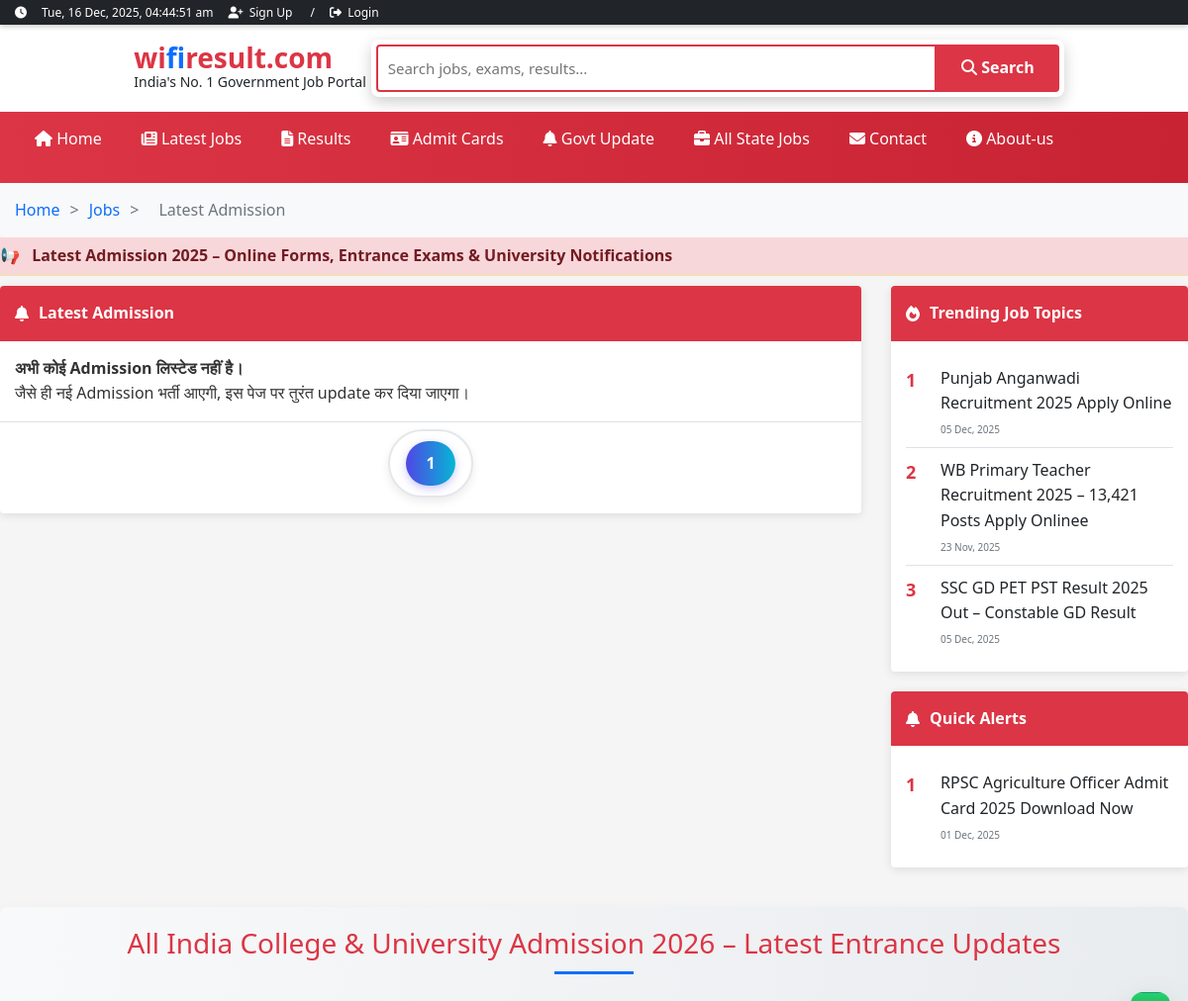
/admission/ (upper part), run on an earlier commit of the app's database.
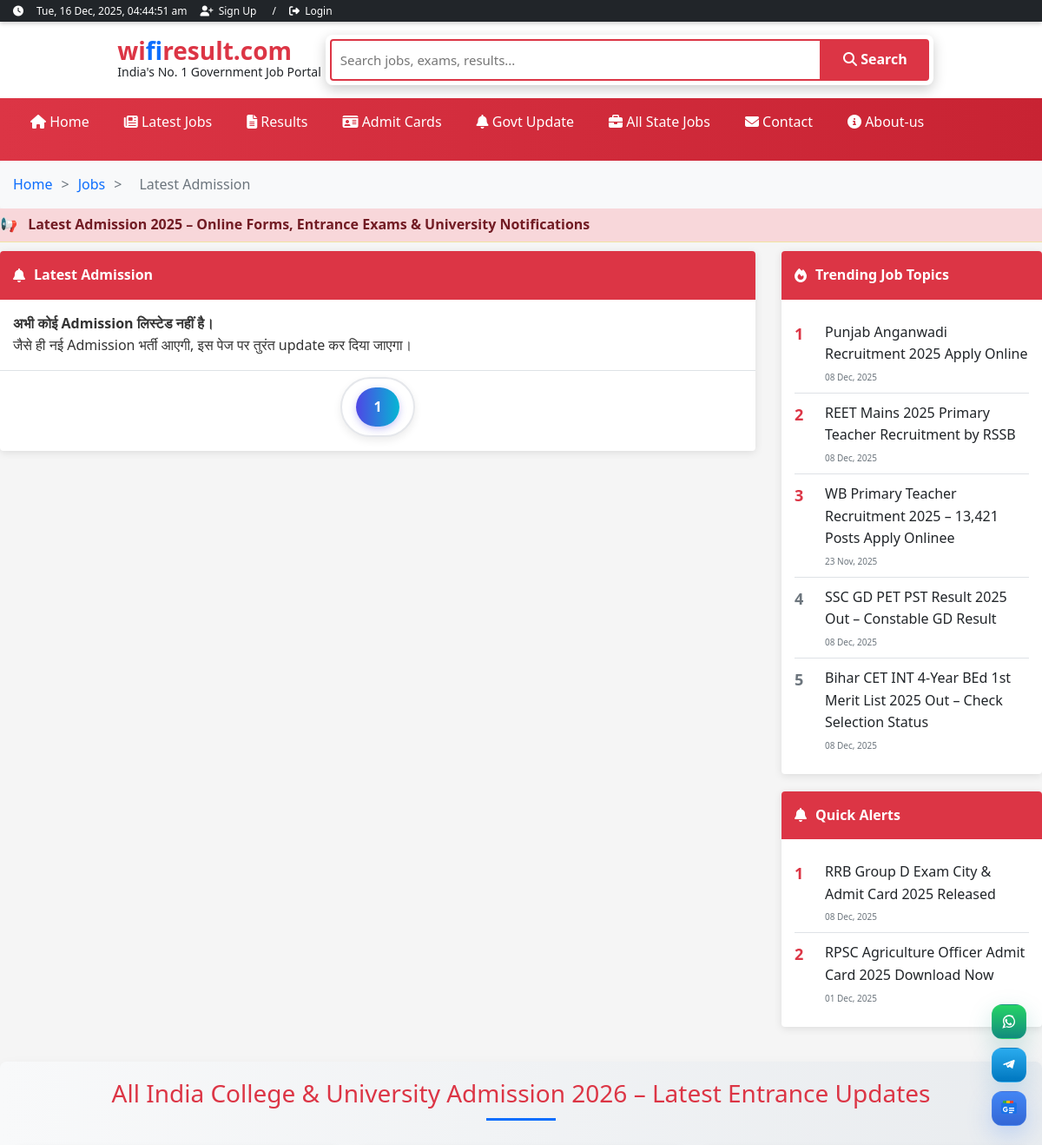
And on a later commit of the database.
### firstapp/models.py (models this page shows, shortened)
class Job(models.Model):
    STATUS_CHOICES = (
        ('draft', 'Draft'),
        ('published', 'Published'),
    )
    title = models.CharField(max_length=550)
    slug = models.SlugField(max_length=500, unique=True, blank=True)
    description = models.TextField()
    keywords = models.TextField(blank=True, help_text="Enter SEO keywords separated by comma. Example: government jobs, wb primary teacher, latest jobs 2025")
    tag = models.CharField(max_length=250)
    category = models.CharField(max_length=100, blank=True, null=True)
    h1 = CKEditor5Field('h1', config_name='default')  # 'default' वही config_name है
    author = CKEditor5Field('author', config_name='default')  # 'default' वही config_name है
    extra_information = CKEditor5Field('extra_information', config_name='default')  # 'default' वही config_name है
    overview = CKEditor5Field('overview', config_name='default')  # 'default' वही config_name है
    important_dates = CKEditor5Field('important_dates', config_name='default')  # 'default' वही config_name है
    vacancy_details = CKEditor5Field('vacancy_details', config_name='default')  # 'default' वही config_name है
    eligibillity_criteria = CKEditor5Field('eligibillity_criteria', config_name='default')  # 'default' वही config_name है
    application_fee = CKEditor5Field('application_fee', config_name='default')  # 'default' वही config_name है
    selection_process = CKEditor5Field('selection_process', config_name='default')  # 'default' वही config_name है
    salary_structure = CKEditor5Field('salary_structure', config_name='default')  # 'default' वही config_name है
    How_to_appply = CKEditor5Field('How_to_appply', config_name='default')  # 'default' वही config_name है
    important_link = CKEditor5Field('important_link', config_name='default')  # 'default' वही config_name है
    faq_q1 = models.CharField(max_length=555, blank=True, null=True)
    faq_a1 = models.TextField(blank=True, null=True)
    faq_q2 = models.CharField(max_length=555, blank=True, null=True)
    faq_a2 = models.TextField(blank=True, null=True)
    faq_q3 = models.CharField(max_length=555, blank=True, null=True)
    faq_a3 = models.TextField(blank=True, null=True)
    faq_q4 = models.CharField(max_length=555, blank=True, null=True)
    faq_a4 = models.TextField(blank=True, null=True)
    faq_q5 = models.CharField(max_length=555, blank=True, null=True)
    faq_a5 = models.TextField(blank=True, null=True)
    faq_q6 = models.CharField(max_length=555, blank=True, null=True)
    faq_a6 = models.TextField(blank=True, null=True)
    faq_q7 = models.CharField(max_length=555, blank=True, null=True)
    faq_a7 = models.TextField(blank=True, null=True)
    faq_q8 = models.CharField(max_length=555, blank=True, null=True)
    faq_a8 = models.TextField(blank=True, null=True)
    faq_q9 = models.CharField(max_length=555, blank=True, null=True)
    faq_a9 = models.TextField(blank=True, null=True)
    faq_q10 = models.CharField(max_length=555, blank=True, null=True)
    faq_a10 = models.TextField(blank=True, null=True)
    image = models.ImageField(upload_to='og_images/', blank=True, null=True, help_text="Open Graph image for social sharing")
    image_alt = models.CharField(max_length=1000,blank=True,null=True,help_text="Alternate text for OG Image (used in og:image:alt)")
    published_date = models.DateTimeField(default=timezone.now)
    is_active = models.BooleanField(default=True)
    status = models.CharField(max_length=20, choices=STATUS_CHOICES, default='draft')

class Result(models.Model):
    STATUS_CHOICES = (
        ('draft', 'Draft'),
        ('published', 'Published'),
    )
    title = models.CharField(max_length=550)
    slug = models.SlugField(max_length=500, unique=True, blank=True)
    description = models.TextField()
    keywords = models.TextField(blank=True, help_text="Enter SEO keywords separated by comma. Example: government jobs, wb primary teacher, latest jobs 2025")
    tag = models.CharField(max_length=250)
    category = models.CharField(max_length=100, blank=True, null=True)
    h1 = CKEditor5Field('h1', config_name='default')  # 'default' वही config_name है
    author = CKEditor5Field('author', config_name='default')  # 'default' वही config_name है
    extra_information = CKEditor5Field('extra_information', config_name='default')  # 'default' वही config_name है
    overview = CKEditor5Field('overview', config_name='default')  # 'default' वही config_name है
    important_dates = CKEditor5Field('important_dates', config_name='default')  # 'default' वही config_name है
    vacancy_details = CKEditor5Field('vacancy_details', config_name='default')  # 'default' वही config_name है
    salary_structure = CKEditor5Field('salary_structure', config_name='default')  # 'default' वही config_name है
    eligibillity_criteria = CKEditor5Field('eligibillity_criteria', config_name='default')  # 'default' वही config_name है
    application_fee = CKEditor5Field('application_fee', config_name='default')  # 'default' वही config_name है
    selection_process = CKEditor5Field('selection_process', config_name='default')  # 'default' वही config_name है
    download_result = CKEditor5Field('download_result', config_name='default')  # 'default' वही config_name है
    cutoff_Marks = CKEditor5Field('cutoff_Marks', config_name='default')  # 'default' वही config_name है
    important_link = CKEditor5Field('important_link', config_name='default')  # 'default' वही config_name है
    faq_q1 = models.CharField(max_length=555, blank=True, null=True)
    faq_a1 = models.TextField(blank=True, null=True)
    faq_q2 = models.CharField(max_length=555, blank=True, null=True)
    faq_a2 = models.TextField(blank=True, null=True)
    faq_q3 = models.CharField(max_length=555, blank=True, null=True)
    faq_a3 = models.TextField(blank=True, null=True)
    faq_q4 = models.CharField(max_length=555, blank=True, null=True)
    faq_a4 = models.TextField(blank=True, null=True)
    faq_q5 = models.CharField(max_length=555, blank=True, null=True)
    faq_a5 = models.TextField(blank=True, null=True)
    faq_q6 = models.CharField(max_length=555, blank=True, null=True)
    faq_a6 = models.TextField(blank=True, null=True)
    faq_q7 = models.CharField(max_length=555, blank=True, null=True)
    faq_a7 = models.TextField(blank=True, null=True)
    faq_q8 = models.CharField(max_length=555, blank=True, null=True)
    faq_a8 = models.TextField(blank=True, null=True)
    faq_q9 = models.CharField(max_length=555, blank=True, null=True)
    faq_a9 = models.TextField(blank=True, null=True)
    faq_q10 = models.CharField(max_length=555, blank=True, null=True)
    faq_a10 = models.TextField(blank=True, null=True)
    image = models.ImageField(upload_to='og_images/', blank=True, null=True, help_text="Open Graph image for social sharing")
    image_alt = models.CharField(max_length=1000,blank=True,null=True,help_text="Alternate text for OG Image (used in og:image:alt)")
    published_date = models.DateTimeField(default=timezone.now)
    is_active = models.BooleanField(default=True)
    status = models.CharField(max_length=20, choices=STATUS_CHOICES, default='draft')

class Admitcard(models.Model):
    STATUS_CHOICES = (
        ('draft', 'Draft'),
        ('published', 'Published'),
    )
    title = models.CharField(max_length=550)
    slug = models.SlugField(max_length=500, unique=True, blank=True)
    description = models.TextField()
    keywords = models.TextField(blank=True, help_text="Enter SEO keywords separated by comma. Example: government jobs, wb primary teacher, latest jobs 2025")
    tag = models.CharField(max_length=250)
    category = models.CharField(max_length=100, blank=True, null=True)
    h1 = CKEditor5Field('h1', config_name='default')  # 'default' वही config_name है
    author = CKEditor5Field('author', config_name='default')  # 'default' वही config_name है
    extra_information = CKEditor5Field('extra_information', config_name='default')  # 'default' वही config_name है
    overview = CKEditor5Field('overview', config_name='default')  # 'default' वही config_name है
    important_dates = CKEditor5Field('important_dates', config_name='default')  # 'default' वही config_name है
    vacancy_details = CKEditor5Field('vacancy_details', config_name='default')  # 'default' वही config_name है
    eligibillity_criteria = CKEditor5Field('eligibillity_criteria', config_name='default')  # 'default' वही config_name है
    application_fee = CKEditor5Field('application_fee', config_name='default')  # 'default' वही config_name है
    selection_process = CKEditor5Field('selection_process', config_name='default')  # 'default' वही config_name है
    salary_structure = CKEditor5Field('salary_structure', config_name='default')  # 'default' वही config_name है
    check_download = CKEditor5Field('check_download', config_name='default')  # 'default' वही config_name है
    important_link = CKEditor5Field('important_link', config_name='default')  # 'default' वही config_name है
    faq_q1 = models.CharField(max_length=555, blank=True, null=True)
    faq_a1 = models.TextField(blank=True, null=True)
    faq_q2 = models.CharField(max_length=555, blank=True, null=True)
    faq_a2 = models.TextField(blank=True, null=True)
    faq_q3 = models.CharField(max_length=555, blank=True, null=True)
    faq_a3 = models.TextField(blank=True, null=True)
    faq_q4 = models.CharField(max_length=555, blank=True, null=True)
    faq_a4 = models.TextField(blank=True, null=True)
    faq_q5 = models.CharField(max_length=555, blank=True, null=True)
    faq_a5 = models.TextField(blank=True, null=True)
    faq_q6 = models.CharField(max_length=555, blank=True, null=True)
    faq_a6 = models.TextField(blank=True, null=True)
    faq_q7 = models.CharField(max_length=555, blank=True, null=True)
    faq_a7 = models.TextField(blank=True, null=True)
    faq_q8 = models.CharField(max_length=555, blank=True, null=True)
    faq_a8 = models.TextField(blank=True, null=True)
    faq_q9 = models.CharField(max_length=555, blank=True, null=True)
    faq_a9 = models.TextField(blank=True, null=True)
    faq_q10 = models.CharField(max_length=555, blank=True, null=True)
    faq_a10 = models.TextField(blank=True, null=True)
    image = models.ImageField(upload_to='og_images/', blank=True, null=True, help_text="Open Graph image for social sharing")
    image_alt = models.CharField(max_length=1000,blank=True,null=True,help_text="Alternate text for OG Image (used in og:image:alt)")
    published_date = models.DateTimeField(default=timezone.now)
    is_active = models.BooleanField(default=True)
    status = models.CharField(max_length=20, choices=STATUS_CHOICES, default='draft')

### firstapp/views.py (the view)
# urls.py: path('admission/', views.admission, name='admission'),
def admission(request):
  latest_jobs = Job.objects.filter(status='published', is_active=True).order_by('-published_date')[:3]
  latest_results = Result.objects.filter(status='published', is_active=True).order_by("-published_date")[:3]
  latest_admitcards = Admitcard.objects.filter(status='published', is_active=True).order_by("-published_date")[:4]
  qs = Govtupdate.objects.filter(is_active=True).filter(
        Q(category__icontains="admission") | Q(category__icontains="admission")
    ).order_by("-published_date")
  paginator = Paginator(qs, 10, orphans=1) # प्रति पेज 10 results दिखाने के लिए
  page_number = request.GET.get('page')
  page_obj = paginator.get_page(page_number)
  jobs_admission = Govtupdate.objects.filter(
        category__icontains="admission"   # agar field exact "10th" hai to category="10th" bhi chalega
    ).order_by("-published_date")[:10]
  return render(request, 'govtupdates/admission.html',  {"posts": qs, "page_obj":page_obj, "latest_posts": jobs_admission, "latest_jobs": latest_jobs, "latest_results": latest_results, 'latest_admitcards': latest_admitcards,})

### templates/govtupdates/admission.html (shortened to what this page needs)
{% extends "base.html" %}
{% load static %}
  {% block content %}
  <div class="breadcrumb">
    <div class="container">
      <a href="/">Home</a>
       <span>&gt;</span>
      <a href="{% url 'job' %}">Jobs</a>
      <span>&gt;</span>
      <span>Latest Admission</span>
    </div>
  </div>
<div class="breaking-news">
  <marquee behavior="scroll" direction="left" scrollamount="6">
    <span class="icon">📢</span>
    <h1 class="headline"> Latest Admission 2025 – Online Forms, Entrance Exams & University Notifications</h1>
  </marquee>
</div>
  <main class="main-content container">
    <div class="content-area">
      <div class="job-listing-container">
        <div class="job-listing-header">
          <i class="fas fa-bell"></i> Latest Admission
        </div>
        <ul class="job-list-compact">
{% for post in page_obj %}
          <li class="job-item">
            <a href="{% url 'govt-update-detail' post.slug %}" target="_blank" class="job-title">{{ post.title }}a</a>
            <span class="job-date">{{ post.published_date|date:"d M Y" }}</span>
          </li>
            {% empty %}
            <li class="job-item">
              <div class="job-main">
                <strong>अभी कोई Admission लिस्टेड नहीं है।</strong>
                <div class="job-meta">
                  जैसे ही नई Admission भर्ती आएगी, इस पेज पर तुरंत update कर दिया जाएगा।
                </div>
              </div>
            </li>
  {% endfor %}
<div style="display: flex; justify-content: center; align-items: center; width: 100%; margin: 7px 0;">
  <div style="display: inline-flex; gap: 12px; align-items: center; padding: 10px 16px;
              border-radius: 50px; background: #ffffff; border: 2px solid #e5e7eb;
              box-shadow: 0 4px 10px rgba(0,0,0,0.08);">
    <span style="padding: 10px 20px; border-radius: 999px;
                 background: linear-gradient(90deg, #4f46e5, #06b6d4);
                 color: #ffffff; font-weight: 700; box-shadow: 0 3px 8px rgba(79,70,229,0.3);">
      {{ page_obj.number }}
    </span>
        </ul>
      </div>
    </div>
    <div class="sidebar">
      <div class="trending-topics mobile-bottom">
        <div class="trending-header">
          <i class="fas fa-fire"></i> Trending Job Topics
        </div>
        <div class="trending-list">
         {% with latest_jobs|length as job_count %}
  {% for job in latest_jobs %}
    <div class="trending-item">
      <div class="trending-number">{{ forloop.counter }}</div>
      <div class="trending-content">
        <a href="/latest-jobs/{{ job.slug }}/" target="_blank" >{{ job.title }}</a>
        <div class="trending-meta">{{ job.published_date|date:"d M, Y" }}</div>
      </div>
    </div>
  {% endfor %}
  {% for result in latest_results %}
    <div class="trending-item">
      <div class="trending-number">{{ forloop.counter|add:job_count }}</div>
      <div class="trending-content">
        <a href="/results/{{ result.slug }}/" target="_blank" >{{ result.title }}</a>
        <div class="trending-meta">{{ result.published_date|date:"d M, Y" }}</div>
      </div>
    </div>
  {% endfor %}
{% endwith %}
        </div>
      </div>
      <div class="trending-topics">
        <div class="trending-header">
          <i class="fas fa-bell"></i> Quick Alerts
        </div>
        <div class="trending-list">
         {% for admitcard in latest_admitcards %}
          <div class="trending-item">
            <div class="trending-number">{{ forloop.counter }}</div>
            <div class="trending-content">
              <a href="/admit-card/{{ admitcard.slug }}/" target="_blank" >{{ admitcard.title }}</a>
            <div class="trending-meta">{{ admitcard.published_date|date:"d M, Y" }}</div>
            </div>
              </div>
              {% endfor %}
        </div>
      </div>
    </div>
  </main>
<section class="website-info">
  <div class="container">
    <h2>All India College & University Admission 2026 – Latest Entrance Updates</h2>
  </div>
</section>
  {% endblock content %}

What changed in the data, as far as the page shows it:
changed Job "Punjab Anganwadi Recruitment 2025 Apply Online": published_date "05 Dec, 2025" → "08 Dec, 2025"
added Job: title "REET Mains 2025 Primary Teacher Recruitment by RSSB", published_date "08 Dec, 2025"
changed Result "SSC GD PET PST Result 2025 Out – Constable GD Result": published_date "05 Dec, 2025" → "08 Dec, 2025"
added Result: title "Bihar CET INT 4-Year BEd 1st Merit List 2025 Out – Check Selection Status", published_date "08 Dec, 2025"
added Admitcard: title "RRB Group D Exam City & Admit Card 2025 Released", published_date "08 Dec, 2025"
